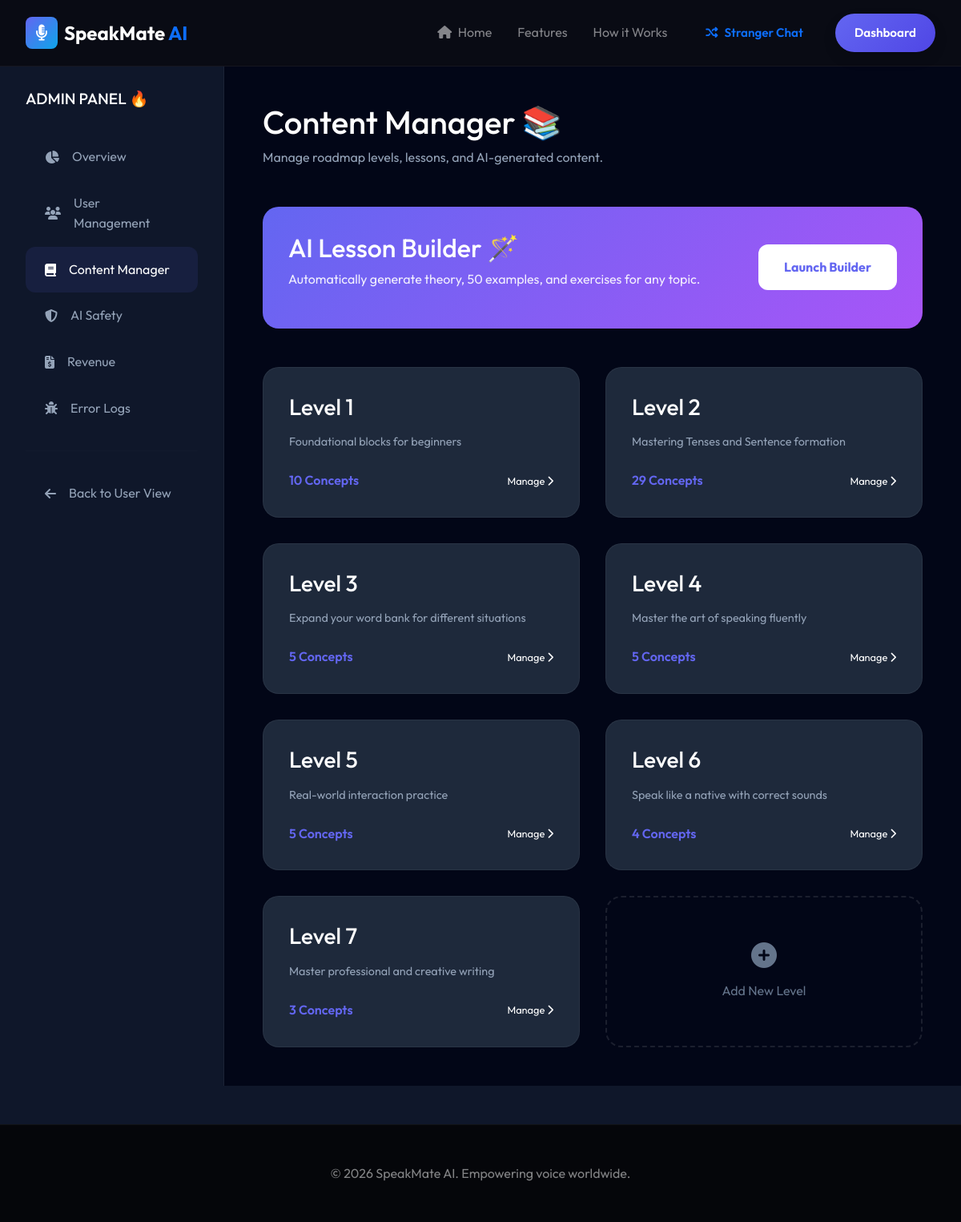
The app's page /admin-panel/content/ (signed in) with its own data.
### roadmap/models.py (models this page shows, shortened)
class Level(models.Model):
    number = models.IntegerField(unique=True)
    title = models.CharField(max_length=100)
    description = models.TextField()
    color = models.CharField(max_length=20, default="#6366f1")

### dashboard/views.py (the view)
# urls.py: path('admin-panel/content/', views.admin_content_view, name='admin_content'),
@staff_member_required
def admin_content_view(request):
    from roadmap.models import Concept, Level
    levels = Level.objects.all().order_by('number')
    concepts_count = Concept.objects.count()
    context = {
        'levels': levels,
        'concepts_count': concepts_count,
    }
    return render(request, 'dashboard/admin_content.html', context)

### templates/dashboard/admin_content.html (shortened to what this page needs)
{% extends 'base.html' %}
{% load static %}
{% block content %}
<div class="admin-container">
    <aside class="sidebar">
        <h2 style="color: white; margin-bottom: 2rem; font-size: 1.2rem;">ADMIN PANEL 🔥</h2>
        <nav class="sidebar-menu">
            <a href="{% url 'dashboard:admin_panel' %}" class="menu-item">
                <i class="fas fa-chart-pie"></i> Overview
            </a>
            <a href="{% url 'dashboard:admin_users' %}" class="menu-item">
                <i class="fas fa-users"></i> User Management
            </a>
            <a href="{% url 'dashboard:admin_content' %}" class="menu-item active">
                <i class="fas fa-book"></i> Content Manager
            </a>
            <a href="{% url 'dashboard:admin_safety' %}" class="menu-item">
                <i class="fas fa-shield-alt"></i> AI Safety
            </a>
            <a href="{% url 'dashboard:admin_revenue' %}" class="menu-item">
                <i class="fas fa-file-invoice-dollar"></i> Revenue
            </a>
            <a href="{% url 'dashboard:admin_logs' %}" class="menu-item">
                <i class="fas fa-bug"></i> Error Logs
            </a>
            <hr style="border: none; border-top: 1px solid rgba(255,255,255,0.05); margin: 1.5rem 0;">
            <a href="{% url 'dashboard:index' %}" class="menu-item">
                <i class="fas fa-arrow-left"></i> Back to User View
            </a>
        </nav>
    </aside>
    <main class="main-content">
        <div class="header" style="margin-bottom: 3rem;">
            <h1 style="color: white;">Content Manager 📚</h1>
            <p style="color: #94a3b8;">Manage roadmap levels, lessons, and AI-generated content.</p>
        </div>
        <div class="ai-builder-card">
            <div>
                <h2 style="margin-bottom: 0.5rem;">AI Lesson Builder 🪄</h2>
                <p style="opacity: 0.9;">Automatically generate theory, 50 examples, and exercises for any topic.</p>
            </div>
            <a href="{% url 'dashboard:admin_lesson_builder' %}" class="btn-builder">Launch Builder</a>
        </div>
        <div class="content-grid">
            {% for level in levels %}
            <div class="level-card">
                <h3 style="color: white; margin-bottom: 1rem;">Level {{ level.number }}</h3>
                <p style="color: #94a3b8; font-size: 0.9rem; margin-bottom: 1.5rem;">{{ level.description|truncatechars:100 }}</p>
                <div style="display: flex; justify-content: space-between; align-items: center;">
                    <span style="color: var(--primary); font-weight: 600;">{{ level.concepts.count }} Concepts</span>
                    <a href="{% url 'dashboard:admin_level_detail' level.id %}" style="color: white; font-size: 0.8rem;">Manage <i class="fas fa-chevron-right"></i></a>
                </div>
            </div>
            {% endfor %}
            <div class="level-card" style="border: 2px dashed rgba(255,255,255,0.1); background: transparent; display: flex; align-items: center; justify-content: center; cursor: pointer;">
                <div style="text-align: center; color: #64748b;">
                    <i class="fas fa-plus-circle" style="font-size: 2rem; margin-bottom: 1rem;"></i>
                    <div>Add New Level</div>
                </div>
            </div>
        </div>
    </main>
</div>
{% endblock %}

### static/css/style.css (style rules this page uses)
:root { --primary: #6366f1; --primary-dark: #4f46e5; --primary-light: #818cf8; --secondary: #0ea5e9; --accent: #f43f5e; --bg-dark: #0f172a; --bg-card: #1e293b; --text-main: #f8fafc; --text-muted: #94a3b8; --glass-bg: rgba(255, 255, 255, 0.05); --glass-border: rgba(255, 255, 255, 0.1); --transition: all 0.3s cubic-bezier(0.4, 0, 0.2, 1); }
* { margin: 0; padding: 0; box-sizing: border-box; }
body { font-family: 'Outfit', sans-serif; background-color: var(--bg-dark); color: var(--text-main); line-height: 1.6; overflow-x: hidden; }
a { text-decoration: none; color: inherit; transition: var(--transition); }

### templates/dashboard/admin_content.html (style rules this page uses)
.admin-container { display: grid; grid-template-columns: 280px 1fr; min-height: calc(100vh - 80px); margin-top: 80px; }
.sidebar { background: #0f172a; border-right: 1px solid rgba(255,255,255,0.05); padding: 2rem; }
.main-content { padding: 3rem; background: #020617; }
.menu-item { display: flex; align-items: center; gap: 1rem; padding: 1rem 1.5rem; border-radius: 12px; color: #94a3b8; text-decoration: none; transition: 0.3s; }
.menu-item:hover, .menu-item.active { background: rgba(99, 102, 241, 0.1); color: white; }
.content-grid { display: grid; grid-template-columns: repeat(auto-fill, minmax(300px, 1fr)); gap: 2rem; }
.level-card { background: #1e293b; border-radius: 20px; padding: 2rem; border: 1px solid rgba(255,255,255,0.05); transition: 0.3s; }
.ai-builder-card { background: linear-gradient(135deg, #6366f1, #a855f7); padding: 2rem; border-radius: 20px; color: white; margin-bottom: 3rem; display: flex; justify-content: space-between; align-items: center; }
.btn-builder { background: white; color: #6366f1; padding: 1rem 2rem; border-radius: 12px; font-weight: 700; text-decoration: none; transition: 0.3s; }

### records on screen
Level: number "1", description "Foundational blocks for beginners", concepts.count "10"
Level: number "2", description "Mastering Tenses and Sentence formation", concepts.count "29"
Level: number "3", description "Expand your word bank for different situations", concepts.count "5"
Level: number "4", description "Master the art of speaking fluently", concepts.count "5"
Level: number "5", description "Real-world interaction practice", concepts.count "5"
Level: number "6", description "Speak like a native with correct sounds", concepts.count "4"
Level: number "7", description "Master professional and creative writing", concepts.count "3"
